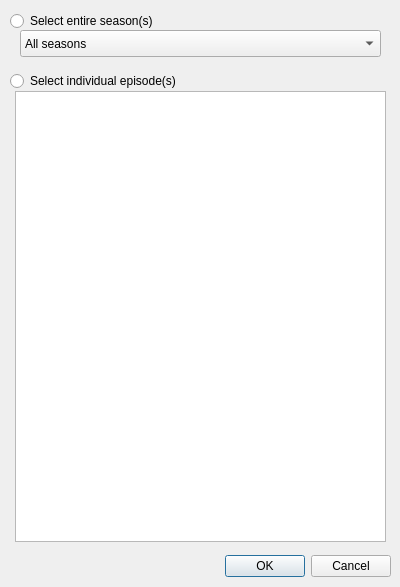
<?xml version="1.0" encoding="UTF-8"?>
<ui version="4.0">
 <class>EpisodeSelector</class>
 <widget class="QDialog" name="EpisodeSelector">
  <property name="geometry">
   <rect>
    <x>0</x>
    <y>0</y>
    <width>400</width>
    <height>587</height>
   </rect>
  </property>
  <property name="windowTitle">
   <string>Dialog</string>
  </property>
  <widget class="QDialogButtonBox" name="buttonBox">
   <property name="geometry">
    <rect>
     <x>10</x>
     <y>550</y>
     <width>381</width>
     <height>32</height>
    </rect>
   </property>
   <property name="orientation">
    <enum>Qt::Horizontal</enum>
   </property>
   <property name="standardButtons">
    <set>QDialogButtonBox::Cancel|QDialogButtonBox::Ok</set>
   </property>
  </widget>
  <widget class="QListWidget" name="listEpisodes">
   <property name="geometry">
    <rect>
     <x>15</x>
     <y>91</y>
     <width>371</width>
     <height>451</height>
    </rect>
   </property>
   <property name="selectionMode">
    <enum>QAbstractItemView::ExtendedSelection</enum>
   </property>
  </widget>
  <widget class="QComboBox" name="comboSeasons">
   <property name="geometry">
    <rect>
     <x>20</x>
     <y>30</y>
     <width>361</width>
     <height>27</height>
    </rect>
   </property>
   <item>
    <property name="text">
     <string>All seasons</string>
    </property>
   </item>
  </widget>
  <widget class="QRadioButton" name="radioSeason">
   <property name="geometry">
    <rect>
     <x>10</x>
     <y>10</y>
     <width>371</width>
     <height>22</height>
    </rect>
   </property>
   <property name="text">
    <string>Select entire season(s)</string>
   </property>
  </widget>
  <widget class="QRadioButton" name="radioEpisode">
   <property name="geometry">
    <rect>
     <x>10</x>
     <y>70</y>
     <width>381</width>
     <height>22</height>
    </rect>
   </property>
   <property name="text">
    <string>Select individual episode(s)</string>
   </property>
  </widget>
 </widget>
 <resources/>
 <connections>
  <connection>
   <sender>buttonBox</sender>
   <signal>accepted()</signal>
   <receiver>EpisodeSelector</receiver>
   <slot>accept()</slot>
   <hints>
    <hint type="sourcelabel">
     <x>228</x>
     <y>564</y>
    </hint>
    <hint type="destinationlabel">
     <x>157</x>
     <y>274</y>
    </hint>
   </hints>
  </connection>
  <connection>
   <sender>buttonBox</sender>
   <signal>rejected()</signal>
   <receiver>EpisodeSelector</receiver>
   <slot>reject()</slot>
   <hints>
    <hint type="sourcelabel">
     <x>296</x>
     <y>570</y>
    </hint>
    <hint type="destinationlabel">
     <x>286</x>
     <y>274</y>
    </hint>
   </hints>
  </connection>
  <connection>
   <sender>listEpisodes</sender>
   <signal>itemSelectionChanged()</signal>
   <receiver>radioEpisode</receiver>
   <slot>click()</slot>
   <hints>
    <hint type="sourcelabel">
     <x>169</x>
     <y>214</y>
    </hint>
    <hint type="destinationlabel">
     <x>161</x>
     <y>82</y>
    </hint>
   </hints>
  </connection>
  <connection>
   <sender>comboSeasons</sender>
   <signal>activated(int)</signal>
   <receiver>radioSeason</receiver>
   <slot>click()</slot>
   <hints>
    <hint type="sourcelabel">
     <x>64</x>
     <y>41</y>
    </hint>
    <hint type="destinationlabel">
     <x>67</x>
     <y>24</y>
    </hint>
   </hints>
  </connection>
 </connections>
</ui>
